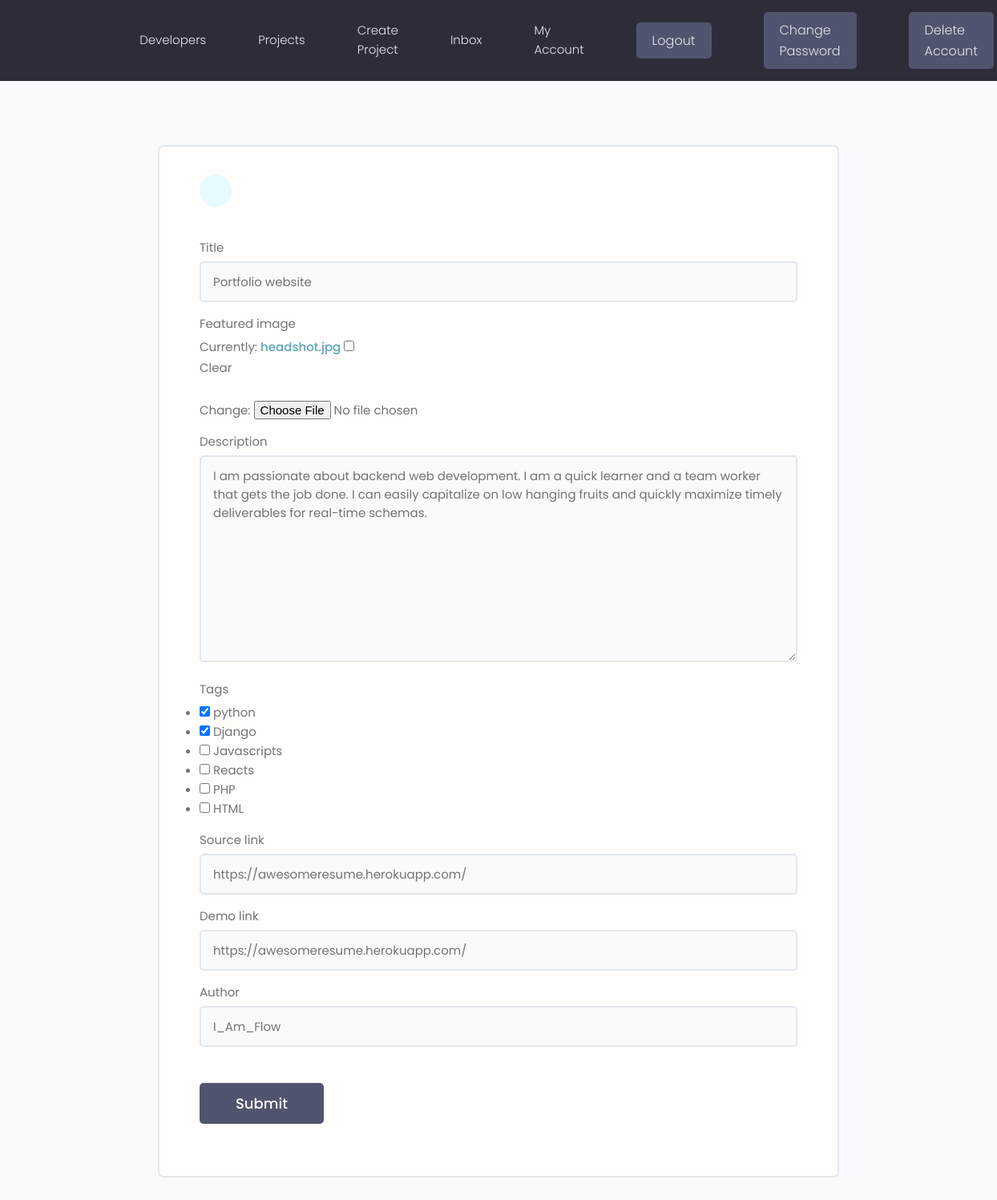
/update-project/63f59e7d-6856-4819-9a1d-0c37652c4355/ (signed in), run on the app's committed database.
### projects/models.py (models this page shows, shortened)
class Project(models.Model):
    title = models.CharField(max_length=50)
    author = models.CharField(max_length=50, blank=True, null=True, default="I_Am_Flow")
    description = models.TextField(null=True, blank=True)
    featured_image = models.ImageField(null=True, blank=True, default="default.jpg")
    demo_link = models.CharField(max_length=2000, null=True, blank=True)
    source_link = models.CharField(max_length=2000, null=True, blank=True)
    tags = models.ManyToManyField('Tag', blank=True)
    vote_total = models.IntegerField(default=0, null=True, blank=True)
    vote_ratio = models.IntegerField(default=0, null=True, blank=True)
    created = models.DateTimeField(auto_now_add=True)
    id = models.UUIDField(default=uuid.uuid4, unique=True, editable=False,primary_key=True)

### projects/views.py (the view)
# urls.py: path('update-project/<str:pk>/', views.updateproject, name='update-project'),
def updateproject(request, pk):
    project = Project.objects.get(id=pk)
    form = ProjectForm(instance=project)
    if request.method == 'POST':
        form = ProjectForm(request.POST, request.FILES, instance=project)
        form.is_valid()
        form.cleaned_data
        form.save()
        return redirect('projects')
    context = {'project':project, 'form':form}
    return render(request, 'project_form.html', context)

### projects/forms.py
class ProjectForm(ModelForm):
    class Meta:
        model = Project
        fields = ['title', 'featured_image', 'description', 'tags','source_link','demo_link', 'author']
        widgets = {
            'tags': forms.CheckboxSelectMultiple(),
        }
    def __init__(self, *args, **kvargs):
        super(ProjectForm, self).__init__(*args, **kvargs)
        for name, field in self.fields.items():
            field.widget.attrs.update({'class':'input',  'placeholder':"Enter text"})

### projects/models.py (called while the page is built)
    def __str__(self):
        return self.name

### projects/templates/project_form.html (shortened to what this page needs)
{% extends 'main.html' %}
{% block content %}
    <main class="formPage my-xl">
        <div class="content-box">
            <div class="formWrapper">
                <a class="backButton" href="#"></a>
                <br>
                <form class="form" method="POST" enctype="multipart/form-data">
                    {% for fields in form %}
                    <div class="form__field">
                        <label for="formInput#text">{{fields.label}}</label>
                        {{fields}}
                    </div>
                    {% endfor %}
                    <input class="btn btn--sub btn--lg  my-md" type="submit" value="Submit" />
                </form>
            </div>
        </div>
    </main>
{% endblock %}

### static/styles/app.css (style rules this page uses)
:root { --color-sub: #2d2d39; }
.btn--sub { background-color: var(--color-sub-light); }
.content-box { width: 95%; max-width: 85rem; margin: 0 auto; }
.backButton { background: var(--color-main-light); color: var(--color-main); width: 4rem; height: 4rem; display: flex; align-items: center; justify-content: center; border-radius: 50%; }
.formPage .formWrapper { list-style: none; background: var(--color-white); padding: 3.5rem 5rem; border: 2px solid var(--color-light); border-radius: 0.7rem; }

### static/uikit/styles/modules/_variables.css (style rules this page uses)
:root { --color-main: #5aa5b9; --color-main-light: #e6faff; --color-sub: #3f4156; --color-sub-light: #51546e; --color-sub-lighter: #ededfd; --color-text: #737373; --color-gray: #8b8b8b; --color-light: #e5e7eb; --color-light-gray: #767676; --color-bg: #f8fafd; --color-white: #fffefd; --color-white-light: #f3f3f3; --color-success: #359e64; --color-success-bg: #def8e8; --color-error: #fc4b0b; --color-error-bg: #fff2ee; --font-base: 'Poppins', arial, helvetica, 'Segoe UI', roboto, ubuntu, sans-serif; --font-monospace: 'Fira Code', 'Courier New', courier, monospace; --font-regular: 300; --font-medium: 500; --font-bold: 700; --generic-shadow: 1px 1px 5px #00000010; --generic-transition: all 0.3s ease-in-out; }

### static/uikit/styles/modules/_base.css (style rules this page uses)
* { margin: 0; padding: 0; box-sizing: border-box; text-rendering: optimizeLegibility; color: inherit; font-size: inherit; }
html { font-size: 50%; }
@media only screen and (min-width: 480px) { html { font-size: 56.25%; } }
@media only screen and (min-width: 1200px) { html { font-size: 62.5%; } }
body { line-height: 1.6; font-weight: 400; font-size: 1.5rem; color: var(--color-text); background-color: var(--color-bg); min-height: 100vh; }

### static/uikit/styles/modules/_typography.css (style rules this page uses)
* { font-family: var(--font-base); }
a { padding-bottom: 2px; text-decoration: none; display: inline-block; color: var(--color-main); font-weight: var(--font-medium); }

### static/uikit/styles/modules/_utilities.css (style rules this page uses)
.my-md { margin: 3rem auto; }
.my-xl { margin: 8rem auto; }

### static/uikit/styles/modules/_button.css (style rules this page uses)
.btn { display: inline-block; position: relative; cursor: pointer; background-color: var(--color-light); font-weight: var(--font-medium); color: var(--color-sub); text-decoration: none; padding: 1rem 2rem; border-radius: 0.5rem; border: none; width: -webkit-fit-content; width: -moz-fit-content; width: fit-content; height: -webkit-fit-content; height: -moz-fit-content; height: fit-content; font-size: 1.6rem; outline-width: 0; outline-color: transparent; -webkit-backface-visibility: hidden; backface-visibility: hidden; transition: all 0.3s ease-in-out; }
.btn--sub { background-color: var(--color-sub); color: var(--color-white); }
.btn--lg { font-size: 1.8rem; padding: 1.2rem 4.5rem; }

### static/uikit/styles/modules/_form.css (style rules this page uses)
.form { display: block; }
.form__field { margin-top: 1.5rem; margin-bottom: 1.5rem; }
.form__label, .form__field > label { display: block; margin-bottom: 0.5rem; color: var(--color-text); }
input.input[type='text'], input.input[type='email'], input.input[type='password'], input.input[type='number'], textarea.input { min-width: 24rem; width: 100%; padding: 1.2rem 1.5rem; border-radius: 0.5rem; border: 2px solid var(--color-light); transition: all 0.3s ease-in-out; background-color: var(--color-bg); }

### data on the page
Project: form "Portfolio website" "I am passionate about backend web development. I am a quick learner and a team worker that gets the job done. I can easily capitalize on low hanging fruits and quickly maximize timely deliverables for real-time schemas." "https://awesomeresume.herokuapp.com/" "https://awesomeresume.herokuapp.com/" "I_Am_Flow"

### other printed values
{{ fields.label }} "Title" "Featured image" "Description" "Tags" "Source link" "Demo link" "Author"
